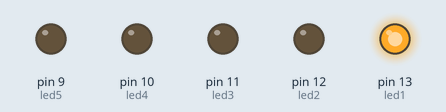
Bench run of a sketch on a simulated Arduino Uno, built with avr-gcc and run on an emulated ATmega328P. On the bench: output pins drawn as LEDs (lit = HIGH).

Above: at 0.02 s.
At 0.67 s:
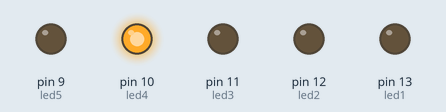
At 1.37 s:
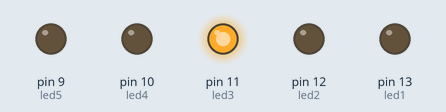
At 2.07 s:
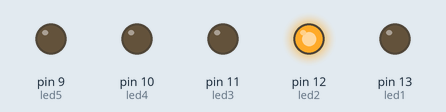
At 2.75 s:
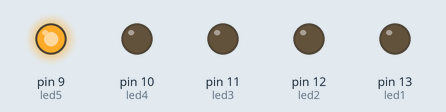
Timing chart, 0 to 3.0 s (numbered marks = the images above):
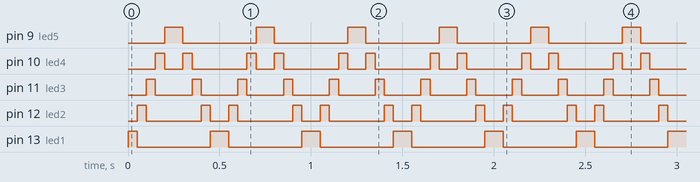

The sketch:

my_first_led_project.ino
```cpp
/*this program is coded by akash vishwakarma*/
/*MY FIRST ARDUINO PROJECT  */
int led1=13;
int led2=12;
int led3=11;
int led4=10;
int led5=9;
int dl=50;
int moter=7;
int b=50;
void setup() {
  // put your setup code here, to run once:
pinMode(led1,OUTPUT);
pinMode(led2,OUTPUT);
pinMode(led3,OUTPUT);
pinMode(led4,OUTPUT);
pinMode(led5,OUTPUT);
}

void loop() {
  // put your main code here, to run repeatedly:
//turn on only first led
digitalWrite(led1,HIGH);
  digitalWrite(led2,LOW);
  digitalWrite(led3,LOW);
  digitalWrite(led4,LOW);
  digitalWrite(led5,LOW);
delay(dl);
//turn on second led
digitalWrite(led1,LOW);
  digitalWrite(led2,HIGH);
  digitalWrite(led3,LOW);
  digitalWrite(led4,LOW);
  digitalWrite(led5,LOW);
delay(dl);
//turn on third led
digitalWrite(led1,LOW);
  digitalWrite(led2,LOW);
  digitalWrite(led3,HIGH);
  digitalWrite(led4,LOW);
  digitalWrite(led5,LOW);
delay(dl);
//turn on fourth led
digitalWrite(led1,LOW);
  digitalWrite(led2,LOW);
  digitalWrite(led3,LOW);
  digitalWrite(led4,HIGH);
  digitalWrite(led5,LOW);
  delay(dl);
//turn on fifth led
digitalWrite(led1,LOW);
  digitalWrite(led2,LOW);
  digitalWrite(led3,LOW);
  digitalWrite(led4,LOW);
  digitalWrite(led5,HIGH);
  delay(dl);
 // digitalWrite(led5,LOW);
//  digitalWrite(led3,HIGH);
  delay(b);
  //blink 4rth led
  digitalWrite(led1,LOW);
  digitalWrite(led2,LOW);
  digitalWrite(led3,LOW);
  digitalWrite(led4,HIGH);
  digitalWrite(led5,LOW);
delay(dl);
  //turn on third led
digitalWrite(led1,LOW);
  digitalWrite(led2,LOW);
  digitalWrite(led3,HIGH);
  digitalWrite(led4,LOW);
  digitalWrite(led5,LOW);
delay(dl);
//turn on second led
digitalWrite(led1,LOW);
  digitalWrite(led2,HIGH);
  digitalWrite(led3,LOW);
  digitalWrite(led4,LOW);
  digitalWrite(led5,LOW);
delay(dl);
//turn on only first led
digitalWrite(led1,HIGH);
  digitalWrite(led2,LOW);
  digitalWrite(led3,LOW);
  digitalWrite(led4,LOW);
  digitalWrite(led5,LOW);
delay(b);
}
```

Measured:
- by itself, pin 9 (led5), pin 13 (led1): alternates HIGH for 0.10 s and LOW for 0.40 s
- by itself, pin 10 (led4): repeats every 0.50 s: LOW 0.10 s, HIGH 0.05 s, LOW 0.30 s, HIGH 0.05 s
- by itself, pin 11 (led3): alternates HIGH for 0.05 s and LOW for 0.20 s
- by itself, pin 12 (led2): repeats every 0.50 s: LOW 0.30 s, HIGH 0.05 s, LOW 0.10 s, HIGH 0.05 s
